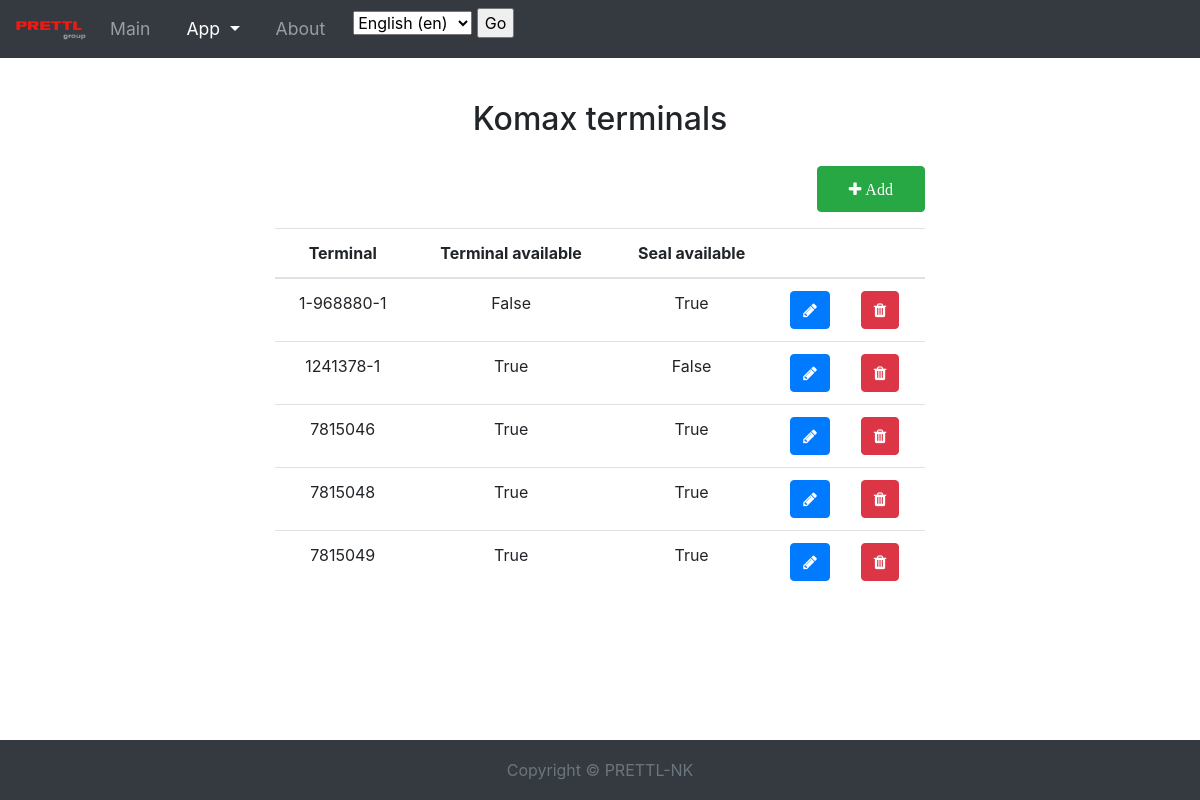
/komax_app/komax_terminals/, run on the app's committed database.
### komax_app/models.py (models this page shows, shortened)
class KomaxTerminal(models.Model):
    terminal_name = models.CharField(max_length=64, unique=True)
    seal_available = models.BooleanField(default=True)
    terminal_available = models.BooleanField(default=True)

### komax_app/views.py (the view, shortened to what this page needs)
class KomaxTerminalsListView(View):
    template_name = 'komax_app/komax_terminals.html'
    def get(self, request, *args, **kwargs):
        komax_terminals = KomaxTerminal.objects.order_by('terminal_name')
        context = {
            'terminals': komax_terminals,
        }
        return render(request, self.template_name, context)

### komax_app/templates/komax_app/komax_terminals.html (shortened to what this page needs)
{% extends 'komax_app/komax_app_main.html' %}
{% load static %}
{% load staticfiles %}
{% load i18n %}
{% block main_content %}
    <link type="text/css" rel="stylesheet" href="{% static 'komax_app/komax_terminals.css' %}">
    <div class="container main_content">
        <h2 class="text-center">
        {% trans 'Komax terminals' %}
        </h2>
        <button type="button" class="btn btn-success mb-3 col-lg-2 add-button" data-toggle="modal" data-target="#terminal-create-modal">
            <i class="fa fa-plus"> {% trans 'Add' %}</i>
        </button>
        <table class="table table-stripped">
        <thred>
            <tr>
                <th class='text-center' scope="col">
                    {% trans 'Terminal' %}
                </th>
                <th class="text-center" scope="col">
                    {% trans 'Terminal available' %}
                </th>
                <th class="text-center" scope="col">
                    {% trans 'Seal available' %}
                </th>
                <th scope="col"></th>
                <th scope="col"></th>
            </tr>
        </thred>
        <tbody>
        {% for terminal in terminals %}
            <tr>
                <td class="text-center">{{ terminal.terminal_name }}</td>
                <td class="text-center">{{ terminal.terminal_available }}</td>
                <td class="text-center">{{ terminal.seal_available }}</td>
                <td class="text-center">
                    <button type="button" class="btn btn-primary change-button" data-toggle="modal" data-target="#terminal-update-modal-{{ terminal.terminal_name }}" data-whatever="{{ terminal.terminal_name }}">
                        <i class="fa fa-pencil"></i>
                    </button>
                </td>
                <form method="post" enctype="multipart/form-data">
                <td>
                    <i class="fa">
                        <input type="submit" class="btn btn-danger" name="Delete" value="&#xf1f8">
                    </i>
                </td>
                </form>
            </tr>
        {% endfor %}
        </tbody>
        </table>
    </div>
{% endblock %}

### static/css/main.css (style rules this page uses)
body { padding-top: 3.5rem; min-height: 100%; height: 100%; margin-bottom: 60px; }
html { position: relative; min-height: 100%; }
.container { width: auto; max-width: 680px; padding: 0 15px; }

### komax_app/static/komax_app/komax_terminals.css (style rules this page uses)
body { padding-top: 100px; }
h2 { padding-bottom: 20px; }
.add-button { position: relative; padding: 10px; float: right; }

### data on the page
KomaxTerminal: terminal_name "1-968880-1", terminal_available "False", seal_available "True"
KomaxTerminal: terminal_name "1241378-1", terminal_available "True", seal_available "False"
KomaxTerminal: terminal_name "7815046", terminal_available "True", seal_available "True"
KomaxTerminal: terminal_name "7815048", terminal_available "True", seal_available "True"
KomaxTerminal: terminal_name "7815049", terminal_available "True", seal_available "True"

### other printed values
form field language "English (en)"
